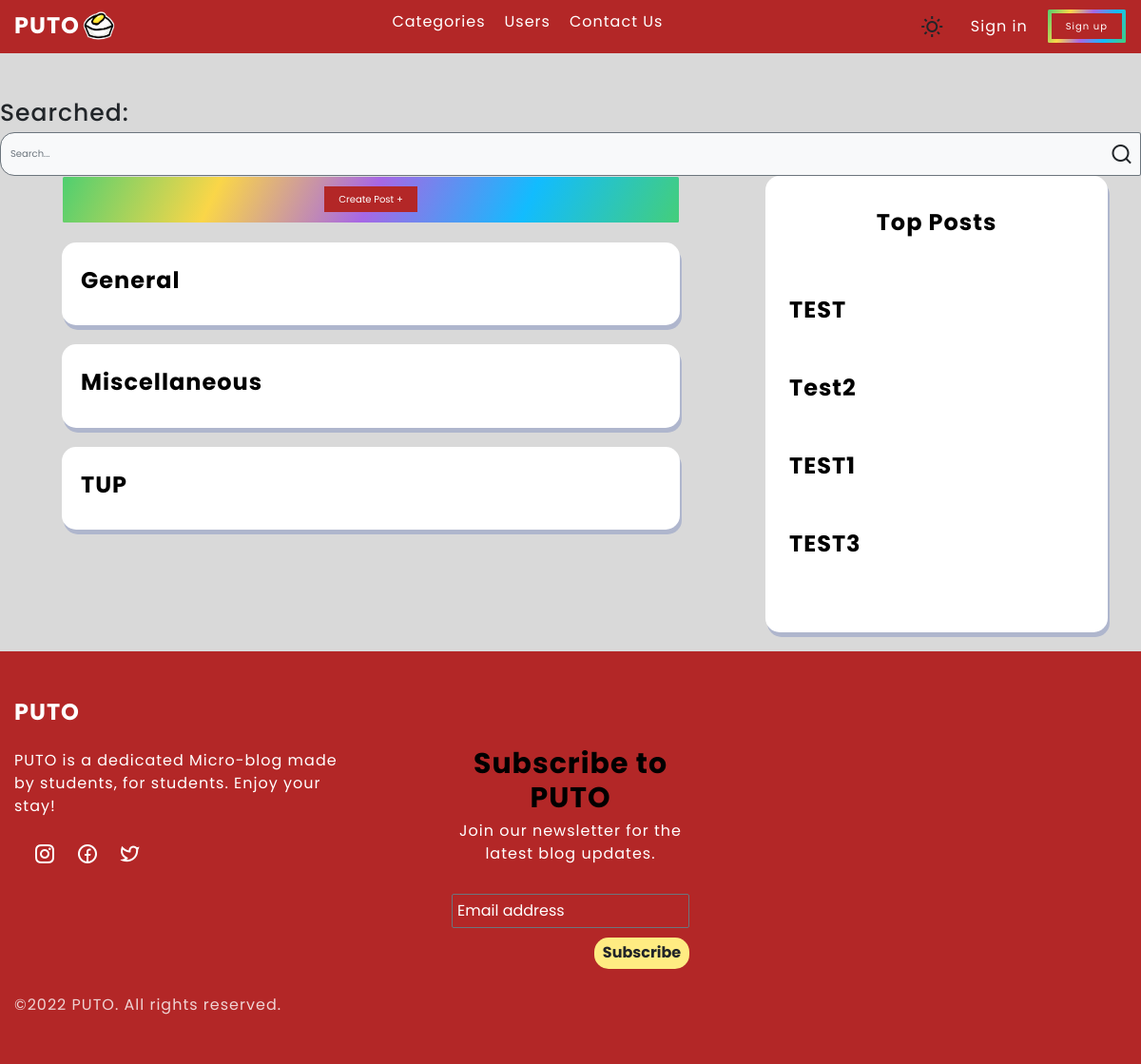
Before: /index.php/categories/skeyword with the older database file.
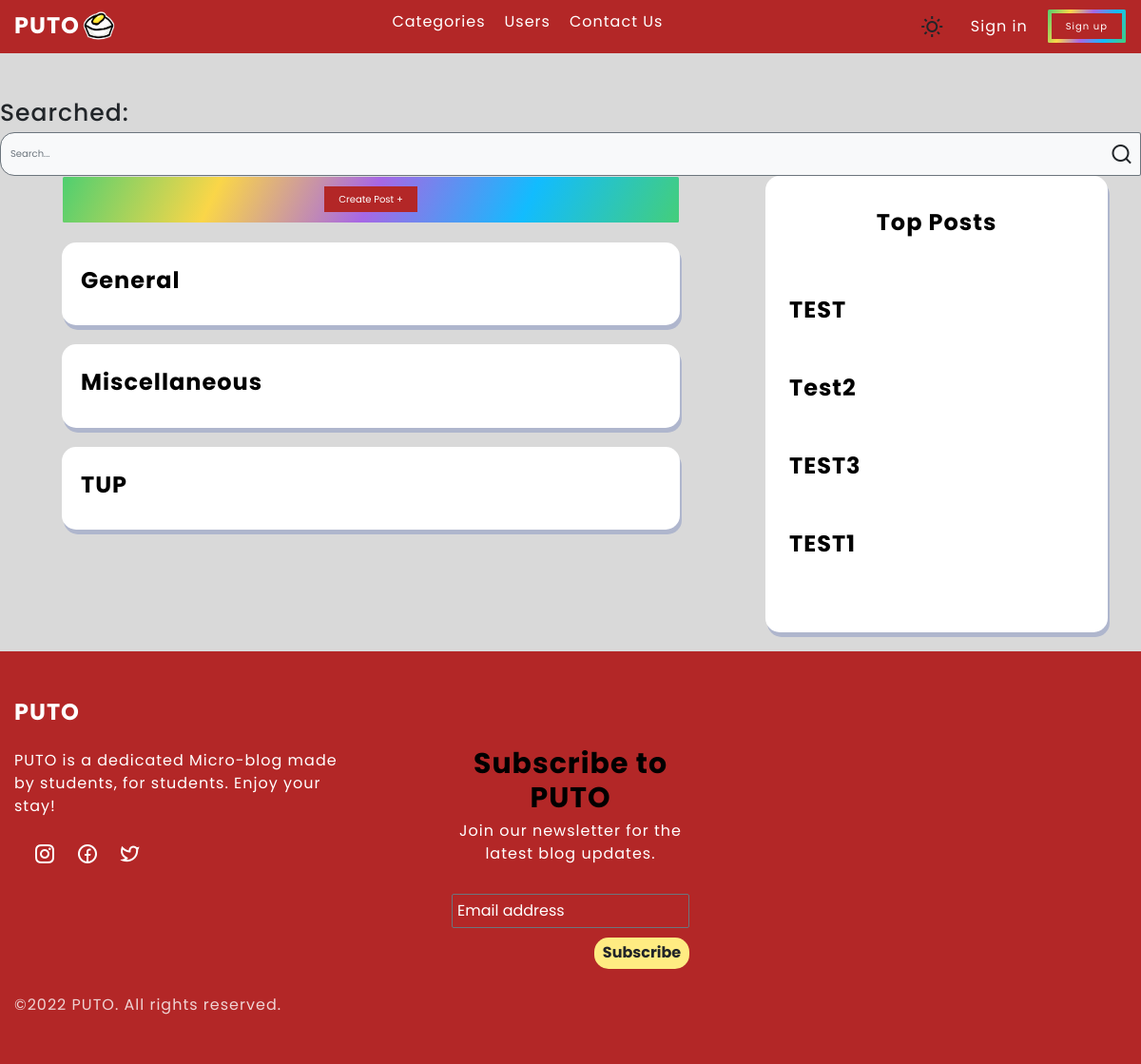
After: the same page with the newer database file.
### tables this page shows
CREATE TABLE `categories` (
  `id` int(255) NOT NULL,
  `name` varchar(255) NOT NULL,
  `date` datetime NOT NULL DEFAULT current_timestamp()
);

CREATE TABLE `posts` (
  `id` int(11) NOT NULL,
  `user_id` int(11) NOT NULL,
  `title` varchar(255) NOT NULL,
  `content` text NOT NULL,
  `created_at` timestamp NOT NULL DEFAULT current_timestamp(),
  `cat_id` int(255) NOT NULL,
  `react_ids` longtext NOT NULL DEFAULT '{"react_ids":[]}',
  `react2_ids` longtext NOT NULL DEFAULT '{"react2_ids":[]}',
  `upvote` int(255) NOT NULL,
  `downvote` int(255) NOT NULL
);

### application/controllers/Categories.php (called while the page is built, shortened)
<?php
class Categories extends CI_Controller{
    public function skeyword(){
        $key = $this->input->post('title');
        $data['pagetit'] = 'Searched: '.$key;
        $data['cats'] = $this->category_model->get_cats_by_search($key);
        $data['pops'] = $this->posts_model->get_posts_by_popularity();
        $this->load->view('templates/header');
        $this->load->view('pages/categories', $data);
        $this->load->view('templates/footer');
    }
}

### index.php (called while the page is built, shortened)
<?php
require_once BASEPATH.'core/CodeIgniter.php';

### application/models/Category_model.php (called while the page is built, shortened)
<?php
class Category_model extends CI_Model{
    public function get_cats_by_search($key){
		$this->db->like('name',$key);
        $query = $this->db->get('categories');
        return $query->result_array();
	}
}

### application/models/Posts_model.php (called while the page is built, shortened)
<?php
class Posts_model extends CI_Model{
    public function get_posts_by_popularity(){
		$this->db->order_by('upvote', 'DESC');
		$query = $this->db->get('posts');
        return $query->result_array();
	}
}

### application/views/pages/categories.php (the view, shortened to what this page needs)
<section class="featured-articles section section-header-offset">
<div class="text-dark text-left mt-3">
    <h1><?php echo $pagetit; ?></h1>
    <form action = "<?php echo site_url('categories/skeyword/');?>" method="post">
      <div class="input-group">
        <input type="text" name="title" placeholder="Search..." class=" bg-light border border-secondary form-control">
        <button class="btn bg-light border-start-0 border border-secondary" type="submit"> <i class="ri-search-line"></i></button>
      </div>
    </form>
</div>
    <div class="featured-articles-container container d-grid">
        <div class="featured-content posts d-grid">
            <?php if(isset($_SESSION['user']['name'])):?>
                <button class="btn sign-up-btn fancy-border screen-sm-hidden " >
                    <a class="justify-content-center"href="<?php echo base_url('posts/create');?>" >
                        <span>Create Post + </span>
                    </a>
                </button>
            <?php else:?>
                <button data-bs-toggle="modal" data-bs-target="#InputModal" class="btn sign-up-btn fancy-border screen-sm-hidden" >
                <span>Create Post + </span>
                </button>
            <?php endif;?>
            <?php foreach ($cats as $cat):?>
                <div class="trending-news-box">
                    <a href="<?php echo base_url('categories/postsbycat/'.$cat['id']);?>"><h3 class="title article-title"><?php echo $cat['name'];?></h3></a>
                </div>
            <?php endforeach;?>
        </div>
        <div class="sidebar d-grid">
            <h3 class="title featured-content-title">Top Posts</h3>
            <?php $i = 0; foreach ($pops as $pop):?>
                <a href="<?php echo base_url('post/'.$pop['id']);?>"><h3 class="title article-title"> <?php echo $pop['title'];?></h3></a>
            <?php endforeach;?>
        </div>
    </div>
</section>

### application/views/templates/header.php (shortened to what this page needs)
<html lang="en">
    <head>
        <link href="https://cdn.jsdelivr.net/npm/bootstrap@5.1.3/dist/css/bootstrap.min.css" rel="stylesheet">
        <link href="https://cdn.jsdelivr.net/npm/remixicon@2.5.0/fonts/remixicon.css" rel="stylesheet">
        <link rel="stylesheet" href="<?php echo base_url('/assets/css/swiper-bundle.min.css')?>" />
        <link rel="stylesheet" href="<?php echo base_url('/assets/css/main.css')?>">
        <link href="https://maxcdn.bootstrapcdn.com/font-awesome/latest/css/font-awesome.min.css" rel="stylesheet">
    </head>
    <header class="header" id="header">
        <nav class="navbar container">
            <a href="<?php echo base_url('dashboard')?>">
                <h2 class="logo mt-2"><b>PUTO</b></h2>
                <div class="logo-image">
                    <img src="<?php echo base_url('/assets/images/featured/PUTOLOGO.png') ?>" width="40" height="50" >
                </div>
            </a>
            <div class="menu" id="menu">
                <ul class="list">
                    <li class="list-item">
                        <a href="<?php echo base_url();?>pages/categories" class="list-link">Categories</a>
                    </li>
                    <li class="list-item">
                        <a href="<?php echo base_url();?>pages/users" class="list-link" class="list-link">Users</a>
                    </li>
                    <li class="list-item">
                    <a href="<?php echo base_url();?>contact" class="list-link" class="list-link">Contact Us</a>
                    </li>
                </ul>
            </div>
            <div class="list list-right">
                <button class="btn place-items-center" id="theme-toggle-btn">
                    <i class="ri-sun-line sun-icon"></i>
                </button>
                <?php $user = $this->session->userdata('user');
                if(isset($user) && $user!=null):?>
                    <button type="button" data-bs-toggle="dropdown" aria-expanded="false">
                        <a href="#menu"> &#9776;</a>
                    <i class="bi bi-list h3"></i>
                    </button>
                    <ul class="dropdown-menu dropdown-menu-end  mx-3 my-2">
                        <li><a class="px-4" href="<?php echo base_url('profile');?>" >
                            <div class="logo-image"  style="text-align:right; margin: 0 auto;">
                                <?php if($user['profile_picture']!='noimage.jpg'):?>
                                <img src="<?php echo base_url('assets/images/profile_picture/' . $user['profile_picture']);?>" width= "40" height="40" style="float:left;" class="rounded rounded-circle">
                                <?php else:?>
                                <img src="<?php echo base_url('assets/images/featured/PROFILEPICPLACEHOLDER.png');?>" width= "40" height="40" style="float:left;" class="rounded rounded-circle">
                                <?php endif;?>
                            </div>
                            <h2 class="mt-2"> <?php echo $this->session->userdata('user')['name'];?> </h2>
                        </a>
                        </li>
                        <li><hr class="dropdown-divider"></li>
                        <li><a class="dropdown-item px-4 " type="button" href = "<?php echo base_url();?>settings/edit_account"><h3>Settings</h3></a></li>
                        <li><a class="dropdown-item px-4" type="button" href = "<?php echo base_url();?>pages/view/about"><h3>About</h3></a></li>
                        <li><a class="dropdown-item px-4" type="button" href = "<?php echo base_url();?>logout"><h3>Logout</h3></a></li>
                    </ul>
                <?php else:?>
                    <a href="<?php echo base_url('login'); ?>" class="list-link screen-sm-hidden">Sign in</a>
                    <a href="<?php echo base_url('register'); ?>" class="btn sign-up-btn fancy-border screen-sm-hidden">
                        <span>Sign up</span>
                    </a>
                <?php endif; ?>
            </div>
        </nav>
    </header>
<body>

### application/views/templates/footer.php (shortened to what this page needs)
    <footer class="footer section">
        <div class="footer-container container d-grid">
            <div class="company-data">
            <a href="<?php echo base_url('dashboard')?>">
                    <h2 class="logo"><b>PUTO</b></h2>
                </a>
                <p class="company-description">PUTO is a dedicated Micro-blog made by students, for students. Enjoy your stay!</p>
                <ul class="list social-media">
                    <li class="list-item">
                        <a href="#" class="list-link"><i class="ri-instagram-line"></i></a>
                    </li>
                    <li class="list-item">
                        <a href="#" class="list-link"><i class="ri-facebook-circle-line"></i></a>
                    </li>
                    <li class="list-item">
                        <a href="#" class="list-link"><i class="ri-twitter-line"></i></a>
                    </li>
                </ul>
                <span class="copyright-notice">&copy;2022 PUTO. All rights reserved.</span>
            </div>
    <section class="newsletter section">
<div class="container">
    <div class="form-container-inner">
    <form id="newsletter" name="newsletter" method="post" action="<?php echo base_url();?>newsletter/index" onsubmit ='return validate()'>
    <h3 class="title newsletter-title">Subscribe to PUTO</h3>
        <p class="newsletter-description">Join our newsletter for the latest blog updates.</p>
        <form action="" class="form">
        <input type="email" name="email" id="email" style="width:250px;height:36px;" placeholder="Email address" class="ps-2 display border border-secondary border-1 rounded rounded-1"></input>
        <button type="submit" value="Submit" class="btn btn-post">Subscribe</button>
        </form>
    </div>
</div>
</section>
            </div>
    </footer>
</body>
</html>

Changed rows visible on the page:
changed posts "TEST3": moves up the list
